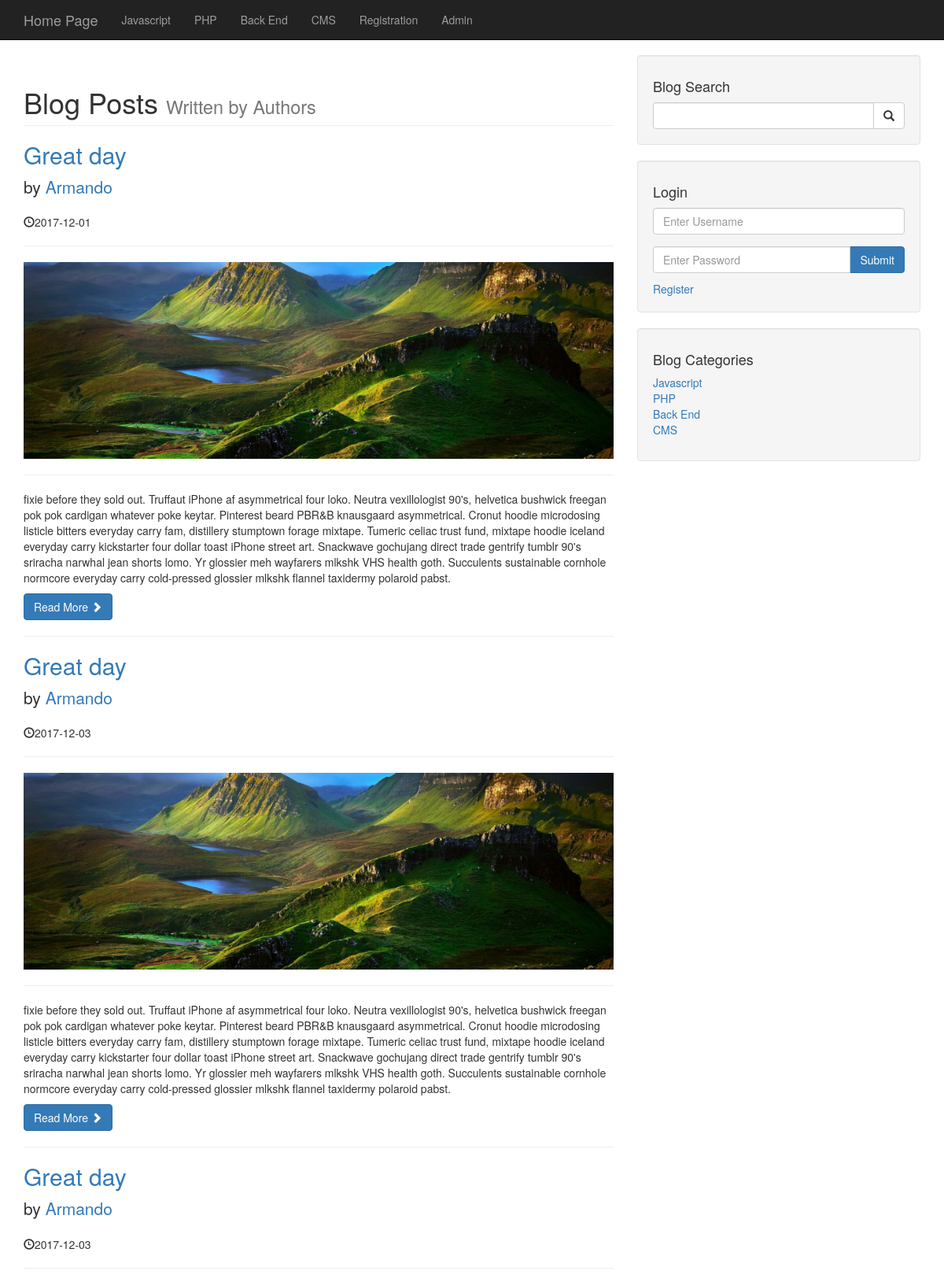
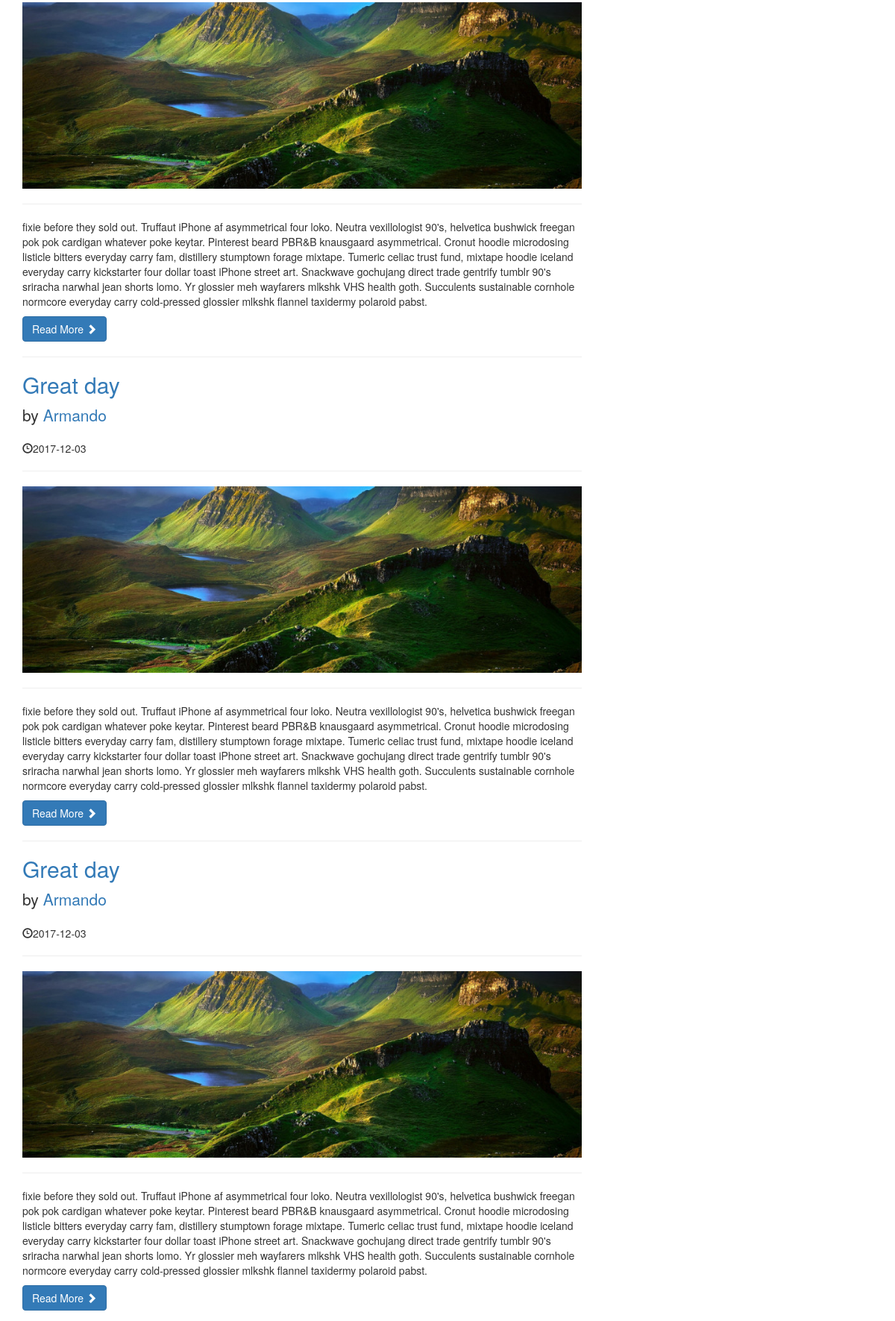
Page /author.php?p_author=Armando (upper part) on the committed database (2 pictures, top to bottom).
### tables this page shows
CREATE TABLE `categories` (
  `cat_id` int(3) NOT NULL,
  `cat_title` varchar(255) NOT NULL
);

CREATE TABLE `posts` (
  `post_id` int(3) NOT NULL,
  `post_category_id` int(3) NOT NULL,
  `post_title` varchar(255) NOT NULL,
  `post_author` varchar(255) NOT NULL,
  `post_date` date NOT NULL,
  `post_image` text NOT NULL,
  `post_content` text NOT NULL,
  `post_tags` varchar(255) NOT NULL,
  `post_comment_count` int(11) NOT NULL,
  `post_status` varchar(255) NOT NULL DEFAULT 'draft',
  `post_views` int(11) NOT NULL
);

### author.php (the view, shortened to what this page needs)
<?php include 'includes/header.php'; ?>
    <?php include 'includes/navigation.php'; ?>
    <div class="container">
        <div class="row">
            <div class="col-md-8">
              <h1 class="page-header">
                  Blog Posts
                  <small>Written by Authors</small>
              </h1>
              <?php
                if (isset($_GET['p_author'])) {
                  $post_author = $_GET['p_author'];
                  $query = "SELECT * FROM posts WHERE post_author = '{$post_author}'";
                  $result = mysqli_query($connection, $query);
                  if (!mysqli_num_rows($result)) {
                    echo "<h1>There are no posts created by this author</h1>";
                  } else {
                    while ($row = mysqli_fetch_assoc($result)) {
                      $post_id = $row['post_id'];
                      $post_title = $row['post_title'];
                      $post_author = $row['post_author'];
                      $post_date= $row['post_date'];
                      $post_image = $row['post_image'];
                      $post_content = $row['post_content'];
                      $post_content = substr($post_content, 100);
                ?>
                <h2>
                    <a href="post.php?p_id=<?php echo $post_id; ?>"><?php echo $post_title; ?></a>
                </h2>
                <p class="lead">
                    by <a href="index.php"><?php echo $post_author; ?></a>
                </p>
                <p><span class="glyphicon glyphicon-time"></span><?php echo $post_date; ?></p>
                <hr>
                <a href="post.php?p_id=<?php echo $post_id; ?>">
                  <img class="img-responsive" src="./images/<?php echo $post_image; ?>" alt="">
                </a>
                <hr>
                <p><?php echo $post_content; ?></p>
                <a class="btn btn-primary" href="post.php?p_id=<?php echo $post_id; ?>">Read More <span class="glyphicon glyphicon-chevron-right"></span></a>
                <hr>
                <?php
                      }
                    }
                  }
                ?>
            </div>
            <?php include 'includes/sidebar.php'; ?>
        </div>
<?php include 'includes/footer.php'; ?>

### includes/navigation.php (shortened to what this page needs)
<nav class="navbar navbar-inverse navbar-fixed-top" role="navigation">
    <div class="container">
        <div class="navbar-header">
            <a class="navbar-brand" href="./">Home Page</a>
        </div>
        <div class="collapse navbar-collapse" id="bs-example-navbar-collapse-1">
            <ul class="nav navbar-nav">
                <?php
                  $query = "SELECT * FROM categories";
                  $result = mysqli_query($connection, $query);
                  while ($row = mysqli_fetch_assoc($result)) {
                    $title = $row['cat_title'];
                    $cat_id = $row['cat_id'];
                    if (isset($_GET['category'])) {
                      $get_id = $_GET['category'];
                      if ($get_id == $cat_id) {
                        echo "<li class='active'><a href='category.php?category={$cat_id}'>{$title}</a></li>";
                      } else {
                        echo "<li><a href='category.php?category={$cat_id}'>{$title}</a></li>";
                      }
                    } else {
                      echo "<li><a href='category.php?category={$cat_id}'>{$title}</a></li>";
                    }
                  }
                  $pageName = basename($_SERVER['PHP_SELF']);
                  if ($pageName == 'registration.php') {
                    echo "<li class='active'><a href='./registration'>Registration</a></li>";
                  } else {
                    echo "<li><a href='./registration'>Registration</a></li>";
                  }
                ?>
                <li><a href="./admin">Admin</a></li>
            </ul>
        </div>
    </div>
</nav>

### includes/sidebar.php
<div class="col-md-4">
    <div class="well">
        <h4>Blog Search</h4>
        <form action="./search" method="post">
          <div class="input-group">
              <input name="search" type="text" class="form-control">
              <span class="input-group-btn">
                  <button name="submit" class="btn btn-default" type="submit">
                      <span class="glyphicon glyphicon-search"></span>
              </button>
              </span>
          </div>
        </form>
    </div>
    <div class="well">
        <?php
          if (isset($_SESSION['user_id'])) {
            $username = $_SESSION['username'];
            echo "
              <h4>Logged in as {$username}</h4>
              <a href='./admin/includes/logout.php' class='btn btn-primary'>Log out</a>";
          } else {
            echo "
              <h4>Login</h4>
              <form action='includes/login.php' method='post'>
                <div class='form-group'>
                  <input type='text' class='form-control' name='username' placeholder='Enter Username'>
                </div>
                <div class='input-group'>
                  <input type='password' class='form-control' name='password' placeholder='Enter Password'>
                  <div class='input-group-btn'>
                    <button class='btn btn-primary' type='submit' name='login'>Submit</button>
                  </div>
                </div>
              </form>
              <a href='./registration' style='display:block;margin-top:10px;'>Register</a>";
            }
          ?>
    </div>
    <div class="well">
        <h4>Blog Categories</h4>
        <div class="row">
            <div class="col-lg-12">
                <ul class="list-unstyled">
                  <?php
                    $query = "SELECT * FROM categories";
                    $result = mysqli_query($connection, $query);
                    while ($row = mysqli_fetch_assoc($result)) {
                      $cat_id = $row['cat_id'];
                      $cat_title = $row['cat_title'];
                      echo "<li><a href='category.php?category={$cat_id}'>$cat_title</a></li>";
                    }
                  ?>
                </ul>
            </div>
        </div>
    </div>
</div>

### css/blog-home.css (style rules this page uses)
body { padding-top: 70px; }

### rows in the picture
categories: cat_title "Javascript"
categories: cat_title "PHP"
categories: cat_title "Back End"
categories: cat_title "CMS"
posts: post_title "Great day", post_author "Armando", post_date "2017-12-01", post_image (picture), post_content "fixie before they sold out. Truffaut iPhone af asymmetrical four loko. Neutra vexillologist 90's, helvetica bushwick freegan pok pok cardigan whatever poke keytar. Pinterest beard PBR&B knausgaard asymmetrical. Cronut hoodie microdosing listicle bitters everyday carry fam, distillery stumptown forage mixtape. Tumeric celiac trust fund, mixtape hoodie iceland everyday carry kickstarter four dollar toast iPhone street art. Snackwave gochujang direct trade gentrify tumblr 90's sriracha narwhal jean shorts lomo. Yr glossier meh wayfarers mlkshk VHS health goth. Succulents sustainable cornhole normcore everyday carry cold-pressed glossier mlkshk flannel taxidermy polaroid pabst."
posts: post_title "Great day", post_author "Armando", post_date "2017-12-03", post_image (picture), post_content "fixie before they sold out. Truffaut iPhone af asymmetrical four loko. Neutra vexillologist 90's, helvetica bushwick freegan pok pok cardigan whatever poke keytar. Pinterest beard PBR&B knausgaard asymmetrical. Cronut hoodie microdosing listicle bitters everyday carry fam, distillery stumptown forage mixtape. Tumeric celiac trust fund, mixtape hoodie iceland everyday carry kickstarter four dollar toast iPhone street art. Snackwave gochujang direct trade gentrify tumblr 90's sriracha narwhal jean shorts lomo. Yr glossier meh wayfarers mlkshk VHS health goth. Succulents sustainable cornhole normcore everyday carry cold-pressed glossier mlkshk flannel taxidermy polaroid pabst."
posts: post_title "Great day", post_author "Armando", post_date "2017-12-03", post_image (picture), post_content "fixie before they sold out. Truffaut iPhone af asymmetrical four loko. Neutra vexillologist 90's, helvetica bushwick freegan pok pok cardigan whatever poke keytar. Pinterest beard PBR&B knausgaard asymmetrical. Cronut hoodie microdosing listicle bitters everyday carry fam, distillery stumptown forage mixtape. Tumeric celiac trust fund, mixtape hoodie iceland everyday carry kickstarter four dollar toast iPhone street art. Snackwave gochujang direct trade gentrify tumblr 90's sriracha narwhal jean shorts lomo. Yr glossier meh wayfarers mlkshk VHS health goth. Succulents sustainable cornhole normcore everyday carry cold-pressed glossier mlkshk flannel taxidermy polaroid pabst."
posts: post_title "Great day", post_author "Armando", post_date "2017-12-03", post_image (picture), post_content "fixie before they sold out. Truffaut iPhone af asymmetrical four loko. Neutra vexillologist 90's, helvetica bushwick freegan pok pok cardigan whatever poke keytar. Pinterest beard PBR&B knausgaard asymmetrical. Cronut hoodie microdosing listicle bitters everyday carry fam, distillery stumptown forage mixtape. Tumeric celiac trust fund, mixtape hoodie iceland everyday carry kickstarter four dollar toast iPhone street art. Snackwave gochujang direct trade gentrify tumblr 90's sriracha narwhal jean shorts lomo. Yr glossier meh wayfarers mlkshk VHS health goth. Succulents sustainable cornhole normcore everyday carry cold-pressed glossier mlkshk flannel taxidermy polaroid pabst."
posts: post_title "Great day", post_author "Armando", post_date "2017-12-03", post_image (picture), post_content "fixie before they sold out. Truffaut iPhone af asymmetrical four loko. Neutra vexillologist 90's, helvetica bushwick freegan pok pok cardigan whatever poke keytar. Pinterest beard PBR&B knausgaard asymmetrical. Cronut hoodie microdosing listicle bitters everyday carry fam, distillery stumptown forage mixtape. Tumeric celiac trust fund, mixtape hoodie iceland everyday carry kickstarter four dollar toast iPhone street art. Snackwave gochujang direct trade gentrify tumblr 90's sriracha narwhal jean shorts lomo. Yr glossier meh wayfarers mlkshk VHS health goth. Succulents sustainable cornhole normcore everyday carry cold-pressed glossier mlkshk flannel taxidermy polaroid pabst."
